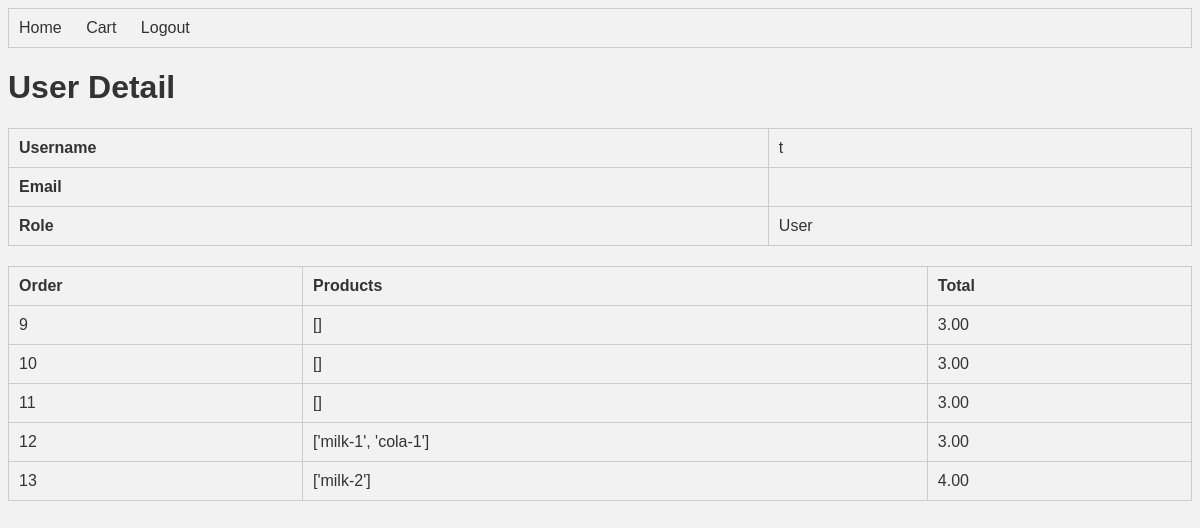
Page /user/5 (signed in) on the committed database.
### app/models.py (models this page shows, shortened)
class Order(models.Model):
    user = models.ForeignKey(User, on_delete=models.CASCADE)
    total = models.DecimalField(max_digits=10, decimal_places=2)
    created_at = models.DateTimeField(auto_now_add=True)

### app/views.py (the view)
# urls.py: path('user/<int:user_id>', views.user_detail, name='user_detail'),
@login_required
@user_passes_test(lambda u: u.is_staff or u.is_superuser)
def user_detail(request, user_id):
    orders_info = []
    user = User.objects.get(id=user_id)
    orders = Order.objects.filter(user=user)
    for order in orders:
        order_items = OrderItem.objects.filter(order=order)
        orders_info.append([order.id, [str(order_item) for order_item in order_items], order.total])
    return render(request, 'user_detail.html', {'orders': orders_info, 'user': user})

### app/models.py (called while the page is built)
    def __str__(self):
        return str(self.product.name) + '-' + str(self.quantity)

### app/templates/user_detail.html
{% extends 'base.html' %}
{% block content %}
  <h1>User Detail</h1>
  <table>
    <tr>
      <th>Username</th>
      <td>{{ user.username }}</td>
    </tr>
    <tr>
      <th>Email</th>
      <td>{{ user.email }}</td>
    </tr>
    <tr>
      <th>Role</th>
        {% if user.is_superuser %}
            <td>Admin</td>
        {% elif user.is_staff %}
            <td>Staff</td>
        {% else %}
            <td>User</td>
        {% endif %}
    </tr>
  </table>
  <table>
   <tr>
      <th>Order</th>
      <th>Products</th>
      <th>Total</th>
    </tr>
    {% for order in orders %}
      <tr>
          {% for info in order %}
            <td>{{ info }}</td>
          {% endfor %}
      </tr>
    {% endfor %}
  </table>
{% endblock %}

### app/static/css/style.css (style rules this page uses)
body { font-family: Arial, sans-serif; font-size: 16px; color: #333; background-color: #f2f2f2; }
table { border-collapse: collapse; width: 100%; margin-bottom: 20px; }
table th, table td { padding: 10px; text-align: left; border: 1px solid #ccc; }
table th { background-color: #f2f2f2; }

### rows in the picture
Order: order "3.00"
Order: order "3.00"
Order: order "3.00"
Order: order "3.00"
Order: order "4.00"

### other values in the picture
{{ user.username }} "t"
{{ info }} "9" "[]" "10" "[]" "11" "[]" "12" "['milk-1', 'cola-1']" "13" "['milk-2']"
